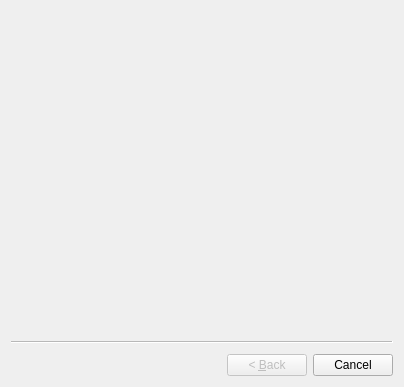
<?xml version="1.0" encoding="UTF-8"?>
<ui version="4.0">
 <class>GroupCreationWizard</class>
 <widget class="QWizard" name="GroupCreationWizard">
  <property name="geometry">
   <rect>
    <x>0</x>
    <y>0</y>
    <width>404</width>
    <height>387</height>
   </rect>
  </property>
  <property name="windowTitle">
   <string>Group Creation Wizard</string>
  </property>
 </widget>
 <resources/>
 <connections/>
</ui>
